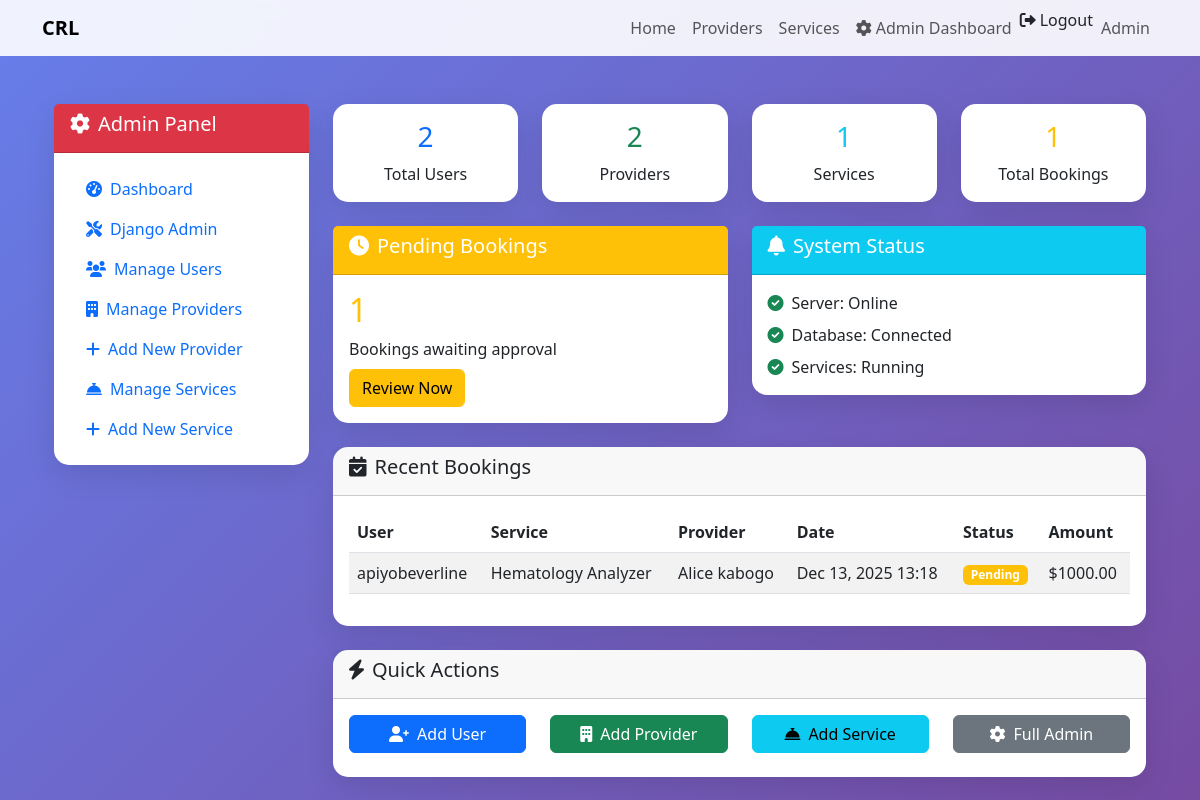
The page /dashboard/admin/ (signed in) on the database its author committed.
### requests/models.py (models this page shows, shortened)
class Booking(models.Model):
    STATUS_CHOICES = [
        ('pending', 'Pending'),
        ('confirmed', 'Confirmed'),
        ('in_progress', 'In Progress'),
        ('completed', 'Completed'),
        ('cancelled', 'Cancelled'),
    ]
    user = models.ForeignKey(User, on_delete=models.CASCADE)
    service = models.ForeignKey(Service, on_delete=models.CASCADE)
    provider = models.ForeignKey(Provider, on_delete=models.CASCADE)
    booking_date = models.DateTimeField()
    notes = models.TextField(blank=True)
    status = models.CharField(max_length=20, choices=STATUS_CHOICES, default='pending')
    total_amount = models.DecimalField(max_digits=10, decimal_places=2)
    created_at = models.DateTimeField(auto_now_add=True)
    updated_at = models.DateTimeField(auto_now=True)

### services/models.py (models this page shows, shortened)
class Service(models.Model):
    provider = models.ForeignKey(Provider, on_delete=models.CASCADE)
    name = models.CharField(max_length=100)
    description = models.TextField()
    price = models.DecimalField(max_digits=10, decimal_places=2)
    available = models.BooleanField(default=True)
    created_at = models.DateTimeField(auto_now_add=True)

### providers/models.py (models this page shows, shortened)
class Provider(models.Model):
    name = models.CharField(max_length=100)
    email = models.EmailField()
    phone = models.CharField(max_length=20, blank=True)
    address = models.TextField(blank=True)
    created_at = models.DateTimeField(auto_now_add=True)

### dashboard/views.py (the view)
# urls.py: path('admin/', views.admin_dashboard, name='admin_dashboard'),
@login_required
def admin_dashboard(request):
    if not request.user.is_staff:
        messages.error(request, 'Access denied. Admin privileges required.')
        return redirect('home')
    total_users = Profile.objects.count()
    total_providers = Provider.objects.count()
    total_services = Service.objects.count()
    total_bookings = Booking.objects.count()
    pending_bookings = Booking.objects.filter(status='pending').count()
    recent_bookings = Booking.objects.select_related('user', 'service', 'provider').order_by('-created_at')[:10]
    recent_notifications = Notification.objects.filter(notification_type='admin_message').order_by('-created_at')[:5]
    context = {
        'total_users': total_users,
        'total_providers': total_providers,
        'total_services': total_services,
        'total_bookings': total_bookings,
        'pending_bookings': pending_bookings,
        'recent_bookings': recent_bookings,
        'recent_notifications': recent_notifications,
    }
    return render(request, 'dashboard/admin_dashboard.html', context)

### templates/dashboard/admin_dashboard.html (shortened to what this page needs)
{% extends 'base.html' %}
{% block content %}
<div class="container-fluid mt-4">
    <div class="row">
        <div class="col-md-3">
            <div class="card">
                <div class="card-header bg-danger text-white">
                    <h5><i class="fas fa-cog me-2"></i>Admin Panel</h5>
                </div>
                <div class="card-body">
                    <nav class="nav flex-column">
                        <a class="nav-link active" href="{% url 'admin_dashboard' %}">
                            <i class="fas fa-tachometer-alt me-2"></i>Dashboard
                        </a>
                        <a class="nav-link" href="/admin/">
                            <i class="fas fa-tools me-2"></i>Django Admin
                        </a>
                        <a class="nav-link" href="/admin/accounts/profile/">
                            <i class="fas fa-users me-2"></i>Manage Users
                        </a>
                        <a class="nav-link" href="/admin/providers/provider/">
                            <i class="fas fa-building me-2"></i>Manage Providers
                        </a>
                        <a class="nav-link" href="{% url 'add_provider' %}">
                            <i class="fas fa-plus me-2"></i>Add New Provider
                        </a>
                        <a class="nav-link" href="/admin/services/service/">
                            <i class="fas fa-concierge-bell me-2"></i>Manage Services
                        </a>
                        <a class="nav-link" href="{% url 'add_service' %}">
                            <i class="fas fa-plus me-2"></i>Add New Service
                        </a>
                    </nav>
                </div>
            </div>
        </div>
        <div class="col-md-9">
            <div class="row mb-4">
                <div class="col-md-3">
                    <div class="card text-center border-primary">
                        <div class="card-body">
                            <h3 class="text-primary">{{ total_users }}</h3>
                            <p class="mb-0">Total Users</p>
                        </div>
                    </div>
                </div>
                <div class="col-md-3">
                    <div class="card text-center border-success">
                        <div class="card-body">
                            <h3 class="text-success">{{ total_providers }}</h3>
                            <p class="mb-0">Providers</p>
                        </div>
                    </div>
                </div>
                <div class="col-md-3">
                    <div class="card text-center border-info">
                        <div class="card-body">
                            <h3 class="text-info">{{ total_services }}</h3>
                            <p class="mb-0">Services</p>
                        </div>
                    </div>
                </div>
                <div class="col-md-3">
                    <div class="card text-center border-warning">
                        <div class="card-body">
                            <h3 class="text-warning">{{ total_bookings }}</h3>
                            <p class="mb-0">Total Bookings</p>
                        </div>
                    </div>
                </div>
            </div>
            <div class="row mb-4">
                <div class="col-md-6">
                    <div class="card border-warning">
                        <div class="card-header bg-warning text-white">
                            <h5><i class="fas fa-clock me-2"></i>Pending Bookings</h5>
                        </div>
                        <div class="card-body">
                            <h2 class="text-warning">{{ pending_bookings }}</h2>
                            <p class="mb-0">Bookings awaiting approval</p>
                            <a href="/admin/requests/booking/" class="btn btn-warning mt-2">Review Now</a>
                        </div>
                    </div>
                </div>
                <div class="col-md-6">
                    <div class="card border-info">
                        <div class="card-header bg-info text-white">
                            <h5><i class="fas fa-bell me-2"></i>System Status</h5>
                        </div>
                        <div class="card-body">
                            <p class="mb-2"><i class="fas fa-check-circle text-success me-2"></i>Server: Online</p>
                            <p class="mb-2"><i class="fas fa-check-circle text-success me-2"></i>Database: Connected</p>
                            <p class="mb-0"><i class="fas fa-check-circle text-success me-2"></i>Services: Running</p>
                        </div>
                    </div>
                </div>
            </div>
            <div class="card mb-4">
                <div class="card-header">
                    <h5><i class="fas fa-calendar-check me-2"></i>Recent Bookings</h5>
                </div>
                <div class="card-body">
                    {% if recent_bookings %}
                        <div class="table-responsive">
                            <table class="table table-striped">
                                <thead>
                                    <tr>
                                        <th>User</th>
                                        <th>Service</th>
                                        <th>Provider</th>
                                        <th>Date</th>
                                        <th>Status</th>
                                        <th>Amount</th>
                                    </tr>
                                </thead>
                                <tbody>
                                    {% for booking in recent_bookings %}
                                        <tr>
                                            <td>{{ booking.user.get_full_name|default:booking.user.username }}</td>
                                            <td>{{ booking.service.name }}</td>
                                            <td>{{ booking.provider.name }}</td>
                                            <td>{{ booking.booking_date|date:"M d, Y H:i" }}</td>
                                            <td>
                                                <span class="badge bg-{% if booking.status == 'pending' %}warning{% elif booking.status == 'confirmed' %}info{% elif booking.status == 'completed' %}success{% else %}secondary{% endif %}">
                                                    {{ booking.get_status_display }}
                                                </span>
                                            </td>
                                            <td>${{ booking.total_amount }}</td>
                                        </tr>
                                    {% endfor %}
                                </tbody>
                            </table>
                        </div>
                    {% else %}
                        <p class="text-muted">No bookings yet.</p>
                    {% endif %}
                </div>
            </div>
            <div class="card">
                <div class="card-header">
                    <h5><i class="fas fa-bolt me-2"></i>Quick Actions</h5>
                </div>
                <div class="card-body">
                    <div class="row">
                        <div class="col-md-3">
                            <a href="/admin/accounts/profile/add/" class="btn btn-primary w-100 mb-2">
                                <i class="fas fa-user-plus me-2"></i>Add User
                            </a>
                        </div>
                        <div class="col-md-3">
                            <a href="/admin/providers/provider/add/" class="btn btn-success w-100 mb-2">
                                <i class="fas fa-building me-2"></i>Add Provider
                            </a>
                        </div>
                        <div class="col-md-3">
                            <a href="/admin/services/service/add/" class="btn btn-info w-100 mb-2">
                                <i class="fas fa-concierge-bell me-2"></i>Add Service
                            </a>
                        </div>
                        <div class="col-md-3">
                            <a href="/admin/" class="btn btn-secondary w-100 mb-2">
                                <i class="fas fa-cog me-2"></i>Full Admin
                            </a>
                        </div>
                    </div>
                </div>
            </div>
        </div>
    </div>
</div>
{% endblock %}

### templates/base.html (style rules this page uses)
body { background: linear-gradient(135deg, #667eea 0%, #764ba2 100%); min-height: 100vh; }
.card { border: none; border-radius: 15px; box-shadow: 0 10px 30px rgba(0,0,0,0.1); }

### rows shown on the page
Booking: user.get_full_name "apiyobeverline", service.name "Hematology Analyzer", provider.name "Alice kabogo", booking_date "Dec 13, 2025 13:18", status "Pending", total_amount "1000.00"

### other values the page prints
{{ total_users }} "2"
{{ total_providers }} "2"
{{ total_services }} "1"
{{ total_bookings }} "1"
{{ pending_bookings }} "1"
